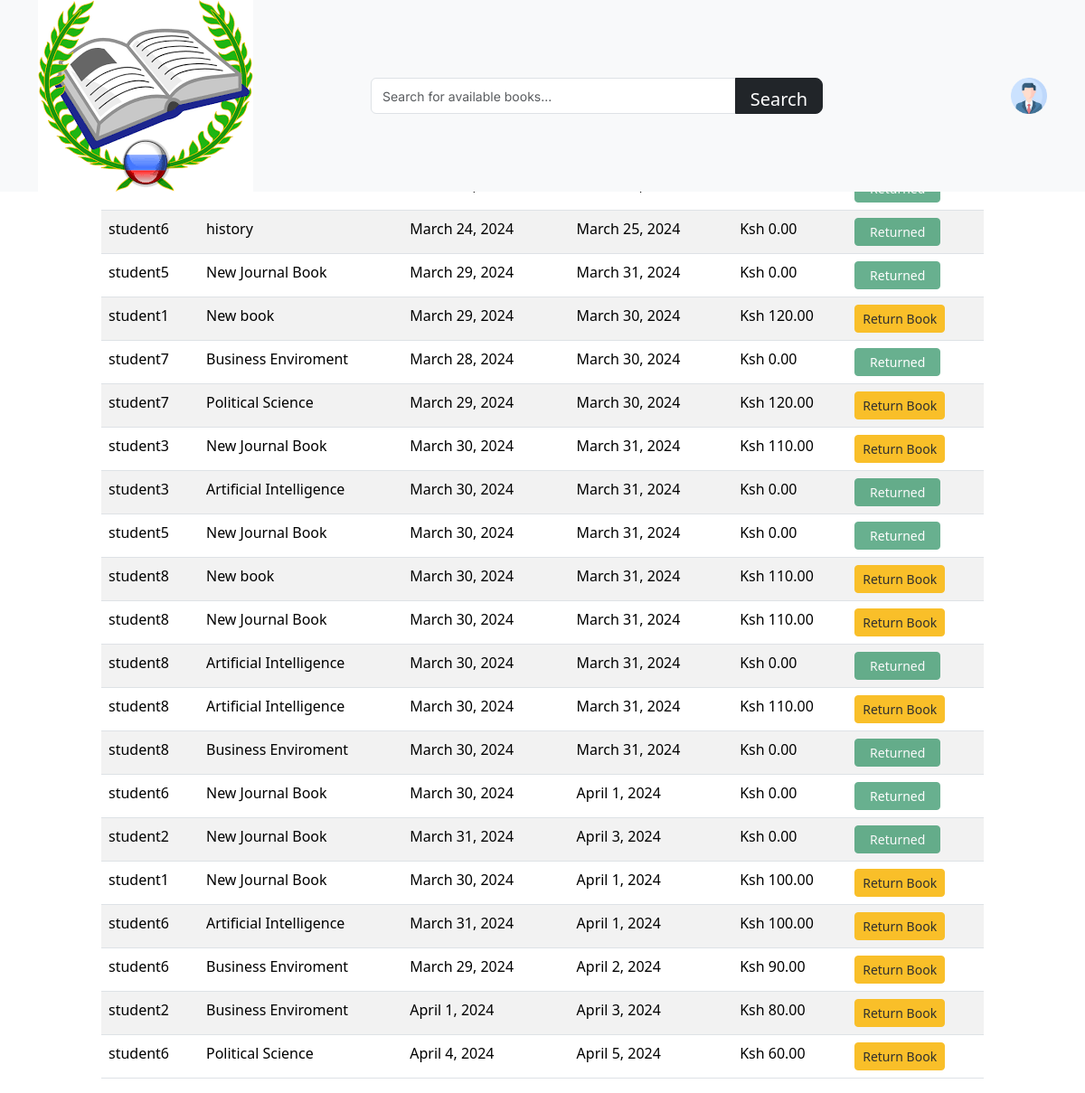
Screenshot of /aborrowed/ with the database file from the repository.
### myapp/models.py (models this page shows, shortened)
class Borrowing(models.Model):
    student = models.ForeignKey(CustomUser, on_delete=models.CASCADE)
    book = models.ForeignKey(Book, on_delete=models.CASCADE)
    borrowing_date = models.DateField()
    returning_date = models.DateField(null=True, blank=True)
    is_borrowed = models.BooleanField(default=False)
    DisplayFields = ['student', 'book','borrowing_date', 'returning_date', 'fine']
    @property
    def fine(self):
        due_fine = 0.00  # Initialize due_fine to 0.00
        if self.is_borrowed and self.returning_date and self.returning_date < timezone.now().date():
            days_overdue = (timezone.now().date() - self.returning_date).days
            if self.student.username.startswith("staff"):
                due_fine = days_overdue * 20
            else:
                due_fine = days_overdue * 10
            return "Ksh {:.2f}".format(due_fine)
        else:
            return "Ksh {:.2f}".format(due_fine)

class CustomUser(AbstractBaseUser, PermissionsMixin):
    username = models.CharField(max_length=150, unique=True)
    email = models.CharField(max_length=100)
    regNo = models.CharField(max_length=50, unique=True)
    is_active = models.BooleanField(default=True)
    is_staff = models.BooleanField(default=False)
    objects = CustomUserManager()
    USERNAME_FIELD = 'username'
    REQUIRED_FIELDS = ['email', 'regNo']

class Book(models.Model):
    book_category = models.CharField(max_length=20)
    book_name = models.CharField(max_length=50)
    description = models.CharField(max_length=100)
    number_of_books = models.IntegerField()
    book_type = models.CharField(max_length=50, null=False)
    document =models.FileField(upload_to = 'files/', blank=True, null=True)
    created_at = models.DateTimeField(auto_now_add=True)
    def __str__(self):
        return self.book_name

### myapp/views.py (the view, shortened to what this page needs)
# urls.py: path('aborrowed/', views.aborrowed, name='aborrowed'),
def aborrowed(request):
    entries = Borrowing.objects.filter(student__username__startswith='student')
    user = request.user
    return render(request,'aborrowed.html', {'user': user, 'entries': entries})

### templates/aborrowed.html (shortened to what this page needs)
{% load static %}
<!DOCTYPE html>
<html lang="en">
<head>
  <link href="{% static 'assets/vendor/animate.css/animate.min.css'%}" rel="stylesheet">
  <link href="{% static 'assets/vendor/aos/aos.css'%}" rel="stylesheet">
  <link href="{% static 'assets/vendor/bootstrap/css/bootstrap.min.css'%}" rel="stylesheet">
  <link href="{% static 'assets/vendor/bootstrap-icons/bootstrap-icons.css'%}" rel="stylesheet">
  <link href="{% static 'assets/vendor/boxicons/css/boxicons.min.css'%}" rel="stylesheet">
  <link href="{% static 'assets/vendor/glightbox/css/glightbox.min.css'%}" rel="stylesheet">
  <link href="{% static 'assets/vendor/remixicon/remixicon.css'%}" rel="stylesheet">
  <link href="{% static 'assets/vendor/swiper/swiper-bundle.min.css'%}" rel="stylesheet">
  <link href="{% static 'assets/css/style.css'%}" rel="stylesheet">
  <link rel="stylesheet" href="https://cdn.jsdelivr.net/npm/toastify-js/src/toastify.min.css">
  <link href="https://cdn.jsdelivr.net/npm/bootstrap@5.3.3/dist/css/bootstrap.min.css" rel="stylesheet">
</head>
    <body>
        <header id="header" class="fixed-top bg-light">
            <div class="container d-flex align-items-center justify-content-between">
            <a href="index.html" class="logo"><img src="{% static 'assets/img/logo1.png'%}" alt="" class="img-fluid"></a>
            <div class="col-md-6">
                <div class="input-group" style="height: 40px; width: 500px;">
                    <input
                        type="text"
                        class="form-control"
                        id="searchInput"
                        style="height: 100%; font-size: 14px;"
                        placeholder="Search for available books..."
                    />
                    <button class="btn btn-dark btn-lg" id="searchButton" type="button" style="height: 100%;">Search</button>
                </div>
            </div>
            <nav class="navbar">
                <div class="user-info">
                    <img src="{% static 'assets/images/profile.png' %}" alt="Account Icon">
                </div>
            </nav>
            </div>
        </header>
        <div class="container-fluid mt-5">
            <div class="row justify-content-center">
                <div class="col-md-10 mt-5">
                    <div class="table-responsive">
                        <table class="table table-striped">
                            <thead class="thead-dark">
                                <tr>
                                    <th>Student</th>
                                    <th>Book Borrowed</th>
                                    <th>Borrowing Date</th>
                                    <th>Returning Date</th>
                                    <th>Fines</th>
                                    <th>Action</th>
                                </tr>
                            </thead>
                            <tbody>
                                {% for entry in entries %}
                                <tr>
                                    <td>{{ entry.student }}</td>
                                    <td>{{ entry.book }}</td>
                                    <td>{{ entry.borrowing_date }}</td>
                                    <td>{{ entry.returning_date }}</td>
                                    <td>{{ entry.fine}}</td>
                                    <td>
                                        {% if entry.is_borrowed %}
                                            <button type="button" class="btn btn-secondary btn-sm return-book-btn" data-bs-toggle="modal" data-bs-target="#exampleModal" data-borrowing-id="{{ entry.id }}">
                                                Return Book
                                            </button>
                                        {% else %}
                                        <button type="submit" name="return_book" class="btn btn-success btn-sm disabled" style="width: 95px;">Returned</button>
                                        {% endif %}
                                    </td>
                                </tr>
                                {% endfor %}
                            </tbody>
                        </table>
                    </div>
                </div>
            </div>
        </div>
    </body>
</body>
</html>

### static/assets/css/style.css (style rules this page uses)
body { overflow-x: hidden; position: relative; }
body { font-family: "Inter", sans-serif; font-weight: 400; line-height: 28px; color: #6a6a6a; font-size: 14px; background-color: #eff2f1; }
a { text-decoration: none; -webkit-transition: .3s all ease; -o-transition: .3s all ease; transition: .3s all ease; color: #2f2f2f; text-decoration: underline; }
.btn { font-weight: 600; padding: 12px 30px; border-radius: 30px; color: #ffffff; background: #2f2f2f; border-color: #2f2f2f; }
.btn.btn-secondary { color: #2f2f2f; background: #f9bf29; border-color: #f9bf29; }
.form-control { height: 50px; border-radius: 10px; font-family: "Inter", sans-serif; }

### templates/aborrowed.html (style rules this page uses)
.navbar { display: flex; justify-content: space-between; align-items: center; }
.user-info { display: flex; align-items: center; }
.user-info img { width: 40px; height: 40px; margin-left: 20px; }

### rows the page displays
Borrowing: student "student6", book "history", borrowing_date "March 24, 2024", returning_date "March 25, 2024", fine "Ksh 0.00", shows "Returned"
Borrowing: student "student5", book "New Journal Book", borrowing_date "March 29, 2024", returning_date "March 31, 2024", fine "Ksh 0.00", shows "Returned"
Borrowing: student "student1", book "New book", borrowing_date "March 29, 2024", returning_date "March 30, 2024", fine "Ksh 120.00"
Borrowing: student "student7", book "Business Enviroment", borrowing_date "March 28, 2024", returning_date "March 30, 2024", fine "Ksh 0.00", shows "Returned"
Borrowing: student "student7", book "Political Science", borrowing_date "March 29, 2024", returning_date "March 30, 2024", fine "Ksh 120.00"
Borrowing: student "student3", book "New Journal Book", borrowing_date "March 30, 2024", returning_date "March 31, 2024", fine "Ksh 110.00"
Borrowing: student "student3", book "Artificial Intelligence", borrowing_date "March 30, 2024", returning_date "March 31, 2024", fine "Ksh 0.00", shows "Returned"
Borrowing: student "student5", book "New Journal Book", borrowing_date "March 30, 2024", returning_date "March 31, 2024", fine "Ksh 0.00", shows "Returned"
Borrowing: student "student8", book "New book", borrowing_date "March 30, 2024", returning_date "March 31, 2024", fine "Ksh 110.00"
Borrowing: student "student8", book "New Journal Book", borrowing_date "March 30, 2024", returning_date "March 31, 2024", fine "Ksh 110.00"
Borrowing: student "student8", book "Artificial Intelligence", borrowing_date "March 30, 2024", returning_date "March 31, 2024", fine "Ksh 0.00", shows "Returned"
Borrowing: student "student8", book "Artificial Intelligence", borrowing_date "March 30, 2024", returning_date "March 31, 2024", fine "Ksh 110.00"
Borrowing: student "student8", book "Business Enviroment", borrowing_date "March 30, 2024", returning_date "March 31, 2024", fine "Ksh 0.00", shows "Returned"
Borrowing: student "student6", book "New Journal Book", borrowing_date "March 30, 2024", returning_date "April 1, 2024", fine "Ksh 0.00", shows "Returned"
Borrowing: student "student2", book "New Journal Book", borrowing_date "March 31, 2024", returning_date "April 3, 2024", fine "Ksh 0.00", shows "Returned"
Borrowing: student "student1", book "New Journal Book", borrowing_date "March 30, 2024", returning_date "April 1, 2024", fine "Ksh 100.00"
Borrowing: student "student6", book "Artificial Intelligence", borrowing_date "March 31, 2024", returning_date "April 1, 2024", fine "Ksh 100.00"
Borrowing: student "student6", book "Business Enviroment", borrowing_date "March 29, 2024", returning_date "April 2, 2024", fine "Ksh 90.00"
Borrowing: student "student2", book "Business Enviroment", borrowing_date "April 1, 2024", returning_date "April 3, 2024", fine "Ksh 80.00"
Borrowing: student "student6", book "Political Science", borrowing_date "April 4, 2024", returning_date "April 5, 2024", fine "Ksh 60.00"
